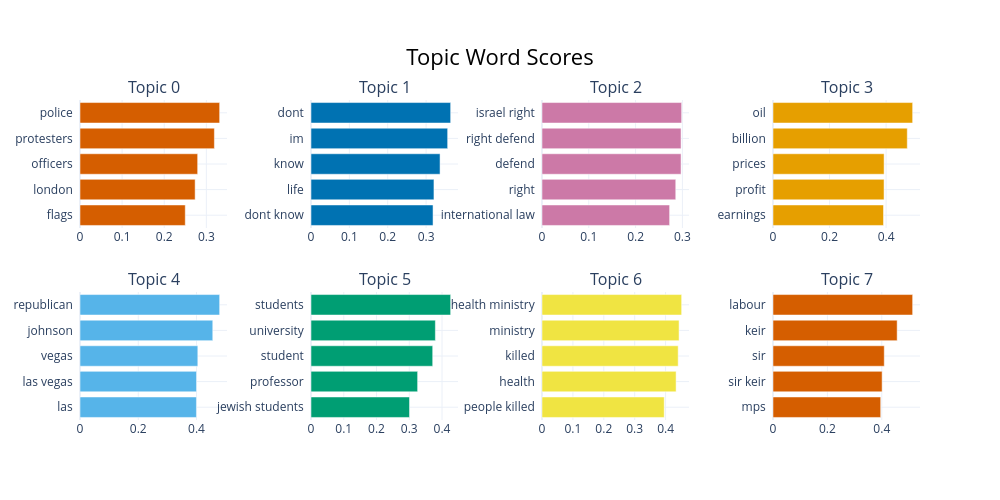

Notebook source saved alongside this figure:
### Code cell
topic_model.visualize_barchart()

### Figure 1 — Plotly figure (JSON) as saved in the notebook; plotly's stock layout.template omitted (floating-point values rounded to 4 significant figures)
{"data": [{"marker": {"color": "#D55E00"}, "orientation": "h", "x": [0.25, 0.2734, 0.2794, 0.3191, 0.3316], "y": ["flags  ", "london  ", "officers  ", "protesters  ", "police  "], "type": "bar", "xaxis": "x", "yaxis": "y"}, {"marker": {"color": "#0072B2"}, "orientation": "h", "x": [0.3181, 0.3205, 0.3364, 0.3562, 0.364], "y": ["dont know  ", "life  ", "know  ", "im  ", "dont  "], "type": "bar", "xaxis": "x2", "yaxis": "y2"}, {"marker": {"color": "#CC79A7"}, "orientation": "h", "x": [0.2727, 0.2859, 0.2971, 0.2972, 0.2985], "y": ["international law  ", "right  ", "defend  ", "right defend  ", "israel right  "], "type": "bar", "xaxis": "x3", "yaxis": "y3"}, {"marker": {"color": "#E69F00"}, "orientation": "h", "x": [0.3908, 0.3928, 0.3929, 0.4749, 0.4938], "y": ["earnings  ", "profit  ", "prices  ", "billion  ", "oil  "], "type": "bar", "xaxis": "x4", "yaxis": "y4"}, {"marker": {"color": "#56B4E9"}, "orientation": "h", "x": [0.3997, 0.4, 0.4045, 0.4558, 0.4794], "y": ["las  ", "las vegas  ", "vegas  ", "johnson  ", "republican  "], "type": "bar", "xaxis": "x5", "yaxis": "y5"}, {"marker": {"color": "#009E73"}, "orientation": "h", "x": [0.3007, 0.3255, 0.3716, 0.3797, 0.4264], "y": ["jewish students  ", "professor  ", "student  ", "university  ", "students  "], "type": "bar", "xaxis": "x6", "yaxis": "y6"}, {"marker": {"color": "#F0E442"}, "orientation": "h", "x": [0.3956, 0.434, 0.4407, 0.4436, 0.452], "y": ["people killed  ", "health  ", "killed  ", "ministry  ", "health ministry  "], "type": "bar", "xaxis": "x7", "yaxis": "y7"}, {"marker": {"color": "#D55E00"}, "orientation": "h", "x": [0.396, 0.4012, 0.4091, 0.4565, 0.5135], "y": ["mps  ", "sir keir  ", "sir  ", "keir  ", "labour  "], "type": "bar", "xaxis": "x8", "yaxis": "y8"}], "layout": {"xaxis": {"anchor": "y", "domain": [0.0, 0.175], "showgrid": true}, "yaxis": {"anchor": "x", "domain": [0.6, 1.0], "showgrid": true}, "xaxis2": {"anchor": "y2", "domain": [0.275, 0.45], "showgrid": true}, "yaxis2": {"anchor": "x2", "domain": [0.6, 1.0], "showgrid": true}, "xaxis3": {"anchor": "y3", "domain": [0.55, 0.725], "showgrid": true}, "yaxis3": {"anchor": "x3", "domain": [0.6, 1.0], "showgrid": true}, "xaxis4": {"anchor": "y4", "domain": [0.825, 1.0], "showgrid": true}, "yaxis4": {"anchor": "x4", "domain": [0.6, 1.0], "showgrid": true}, "xaxis5": {"anchor": "y5", "domain": [0.0, 0.175], "showgrid": true}, "yaxis5": {"anchor": "x5", "domain": [0.0, 0.4], "showgrid": true}, "xaxis6": {"anchor": "y6", "domain": [0.275, 0.45], "showgrid": true}, "yaxis6": {"anchor": "x6", "domain": [0.0, 0.4], "showgrid": true}, "xaxis7": {"anchor": "y7", "domain": [0.55, 0.725], "showgrid": true}, "yaxis7": {"anchor": "x7", "domain": [0.0, 0.4], "showgrid": true}, "xaxis8": {"anchor": "y8", "domain": [0.825, 1.0], "showgrid": true}, "yaxis8": {"anchor": "x8", "domain": [0.0, 0.4], "showgrid": true}, "annotations": [{"font": {"size": 16}, "showarrow": false, "text": "Topic 0", "x": 0.0875, "xanchor": "center", "xref": "paper", "y": 1.0, "yanchor": "bottom", "yref": "paper"}, {"font": {"size": 16}, "showarrow": false, "text": "Topic 1", "x": 0.3625, "xanchor": "center", "xref": "paper", "y": 1.0, "yanchor": "bottom", "yref": "paper"}, {"font": {"size": 16}, "showarrow": false, "text": "Topic 2", "x": 0.6375, "xanchor": "center", "xref": "paper", "y": 1.0, "yanchor": "bottom", "yref": "paper"}, {"font": {"size": 16}, "showarrow": false, "text": "Topic 3", "x": 0.9125, "xanchor": "center", "xref": "paper", "y": 1.0, "yanchor": "bottom", "yref": "paper"}, {"font": {"size": 16}, "showarrow": false, "text": "Topic 4", "x": 0.0875, "xanchor": "center", "xref": "paper", "y": 0.4, "yanchor": "bottom", "yref": "paper"}, {"font": {"size": 16}, "showarrow": false, "text": "Topic 5", "x": 0.3625, "xanchor": "center", "xref": "paper", "y": 0.4, "yanchor": "bottom", "yref": "paper"}, {"font": {"size": 16}, "showarrow": false, "text": "Topic 6", "x": 0.6375, "xanchor": "center", "xref": "paper", "y": 0.4, "yanchor": "bottom", "yref": "paper"}, {"font": {"size": 16}, "showarrow": false, "text": "Topic 7", "x": 0.9125, "xanchor": "center", "xref": "paper", "y": 0.4, "yanchor": "bottom", "yref": "paper"}], "title": {"font": {"size": 22, "color": "Black"}, "text": "Topic Word Scores", "x": 0.5, "xanchor": "center", "yanchor": "top"}, "hoverlabel": {"font": {"size": 16, "family": "Rockwell"}, "bgcolor": "white"}, "showlegend": false, "width": 1000, "height": 500}}
